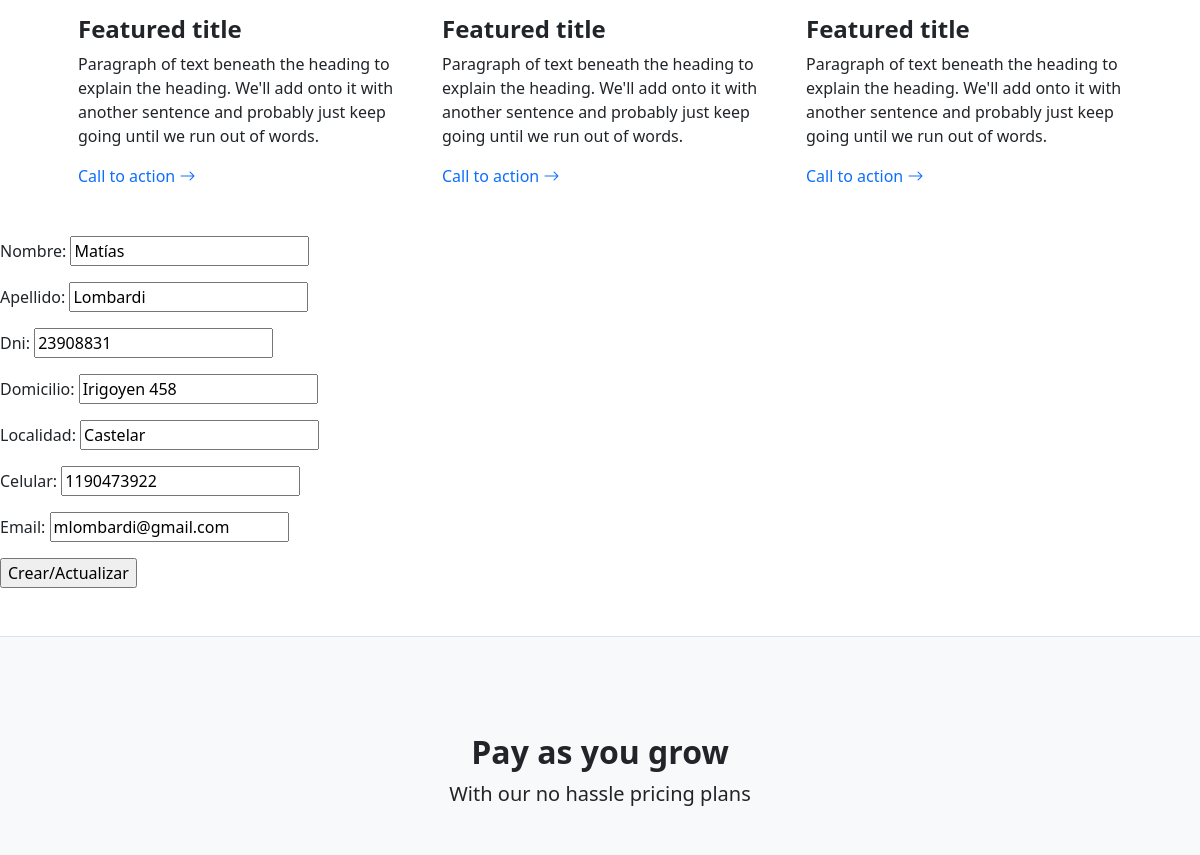
The app's page /compra/vendedor/actualizar/6/ (middle part), older data.
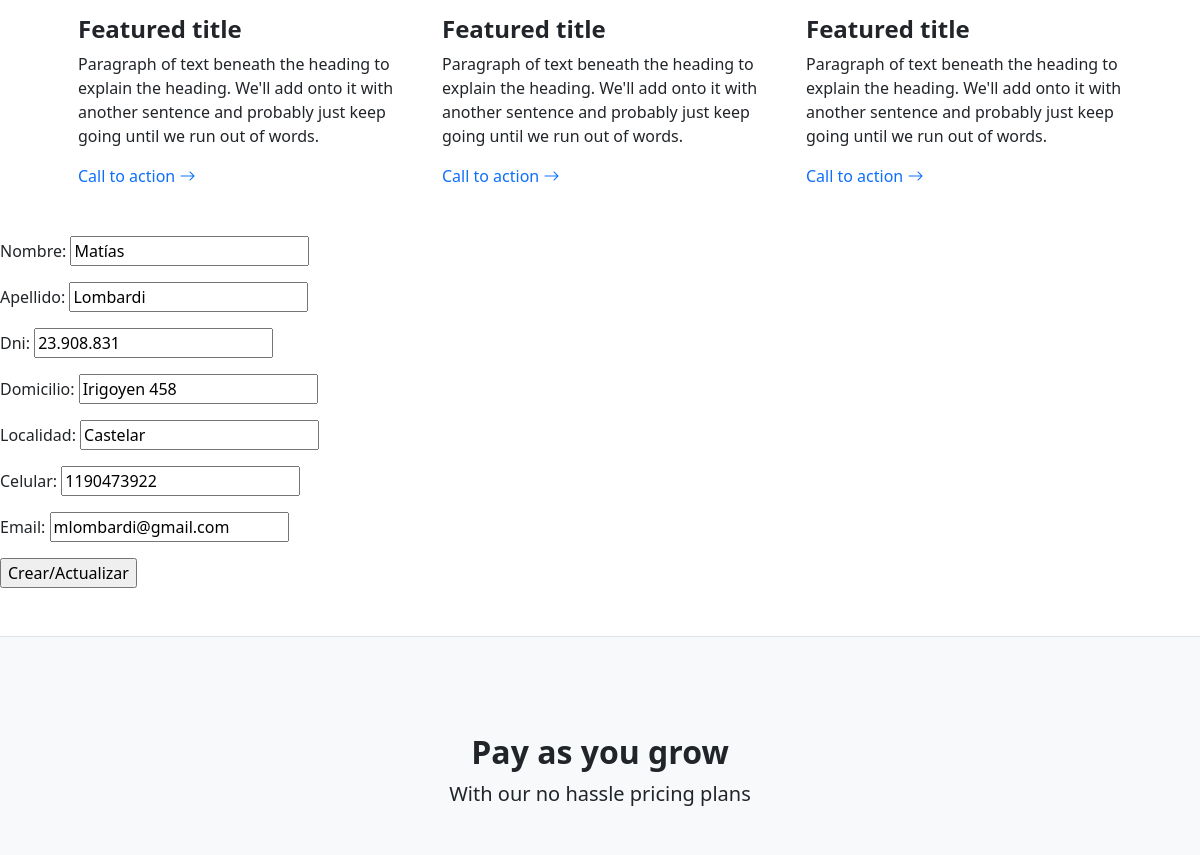
The same page, newer data.
### compra/models.py (models this page shows, shortened)
class Vendedor(models.Model):
    nombre = models.CharField(max_length=20)
    apellido = models.CharField(max_length=20)
    dni = models.CharField(max_length=20)
    domicilio = models.CharField(max_length=50)
    localidad = models.CharField(max_length=20)
    celular = models.IntegerField()
    email= models.EmailField(max_length=50)

### compra/views.py (the view)
# urls.py: path("vendedor/actualizar/<pk>/", VendedorUpdate.as_view(), name= "compra-vendedor-update"),
class VendedorUpdate(UpdateView):
    model = Vendedor
    success_url = "/compra/vendedor/"
    fields = ["nombre", "apellido" , "dni", "domicilio", "localidad", "celular", "email"]

### compra/templates/compra/vendedor_form.html (shortened to what this page needs)
{% extends 'compra/padre.html' %}
{% block contenido %}
<form method="POST">
    {{form.as_p}}
    <input type="submit" value="Crear/Actualizar">
</form>
{% endblock %}

Row changes from the older to the newer data that the page shows:
changed Vendedor "Matías": dni "23908831" → "23.908.831"
